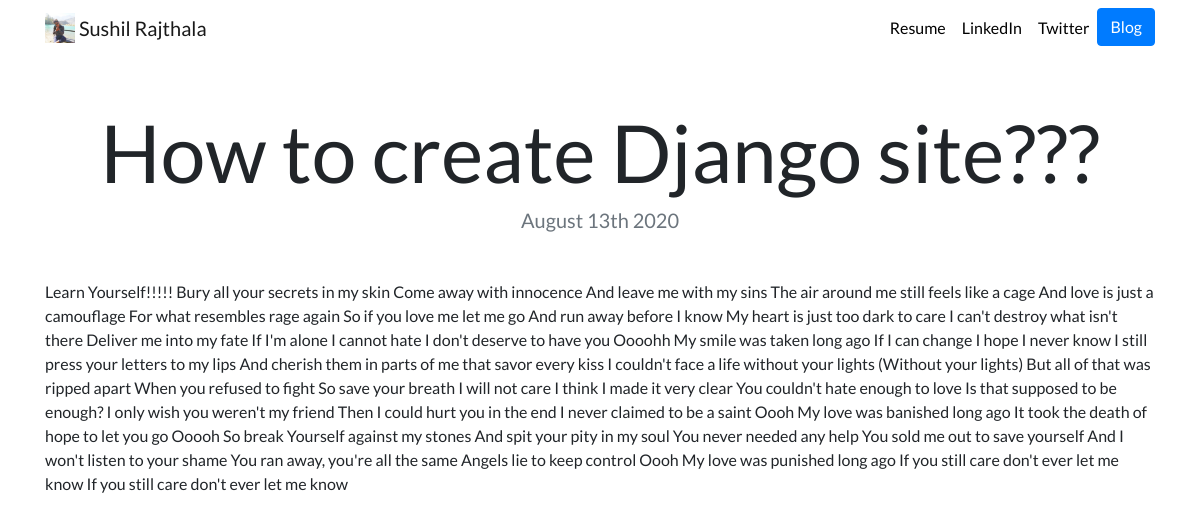
Page /blog/1/ on the committed database.
### blog/models.py (models this page shows, shortened)
class Blog(models.Model):
    title = models.CharField(max_length=200)
    description = models.TextField()
    date = models.DateField()

### blog/views.py (the view)
# urls.py: path('<int:blog_id>/', views.detail, name='detail'),
def detail(request, blog_id):
    blog = get_object_or_404(Blog, pk=blog_id)
    return render(request, 'blog/detail.html',{'blog':blog})

### blog/templates/blog/detail.html
{% extends "portfolio/base.html" %}
{% load static %}
{% block content %}
<h1 class="text-center mt-5" id="blogdetailtitle">{{ blog.title }}</h1>
<h5 class="text-center text-muted mb-5">{{ blog.date|date:'F jS Y' }}</h5>
{{ blog.description|safe }}
{% endblock %}

### portfolio/static/portfolio/custom.css (style rules this page uses)
body { font-family: 'Lato', sans-serif; }
@media (min-width: 992px) { #blogdetailtitle { font-size: 5rem; } }

### rows in the picture
Blog: title "How to create Django site???", date "August 13th 2020", description "Learn Yourself!!!!! Bury all your secrets in my skin Come away with innocence And leave me with my sins The air around me still feels like a cage And love is just a camouflage For what resembles rage again So if you love me let me go And run away before I know My heart is just too dark to care I can't destroy what isn't there Deliver me into my fate If I'm alone I cannot hate I don't deserve to have you Oooohh My smile was taken long ago If I can change I hope I never know I still press your letters to my lips And cherish them in parts of me that savor every kiss I couldn't face a life without your lights (Without your lights) But all of that was ripped apart When you refused to fight So…"
